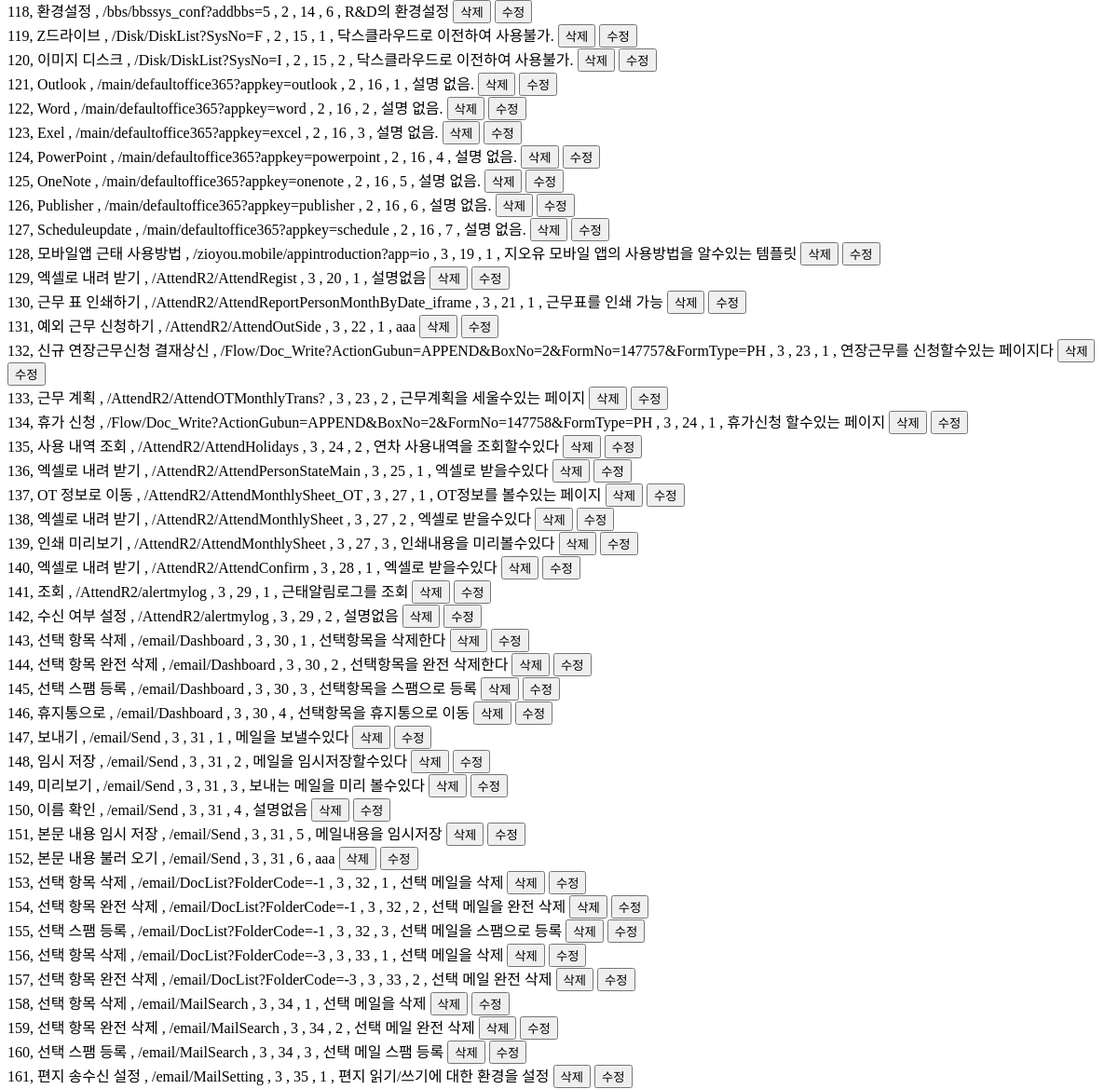
/admin (middle part), run on an earlier commit of the app's database.
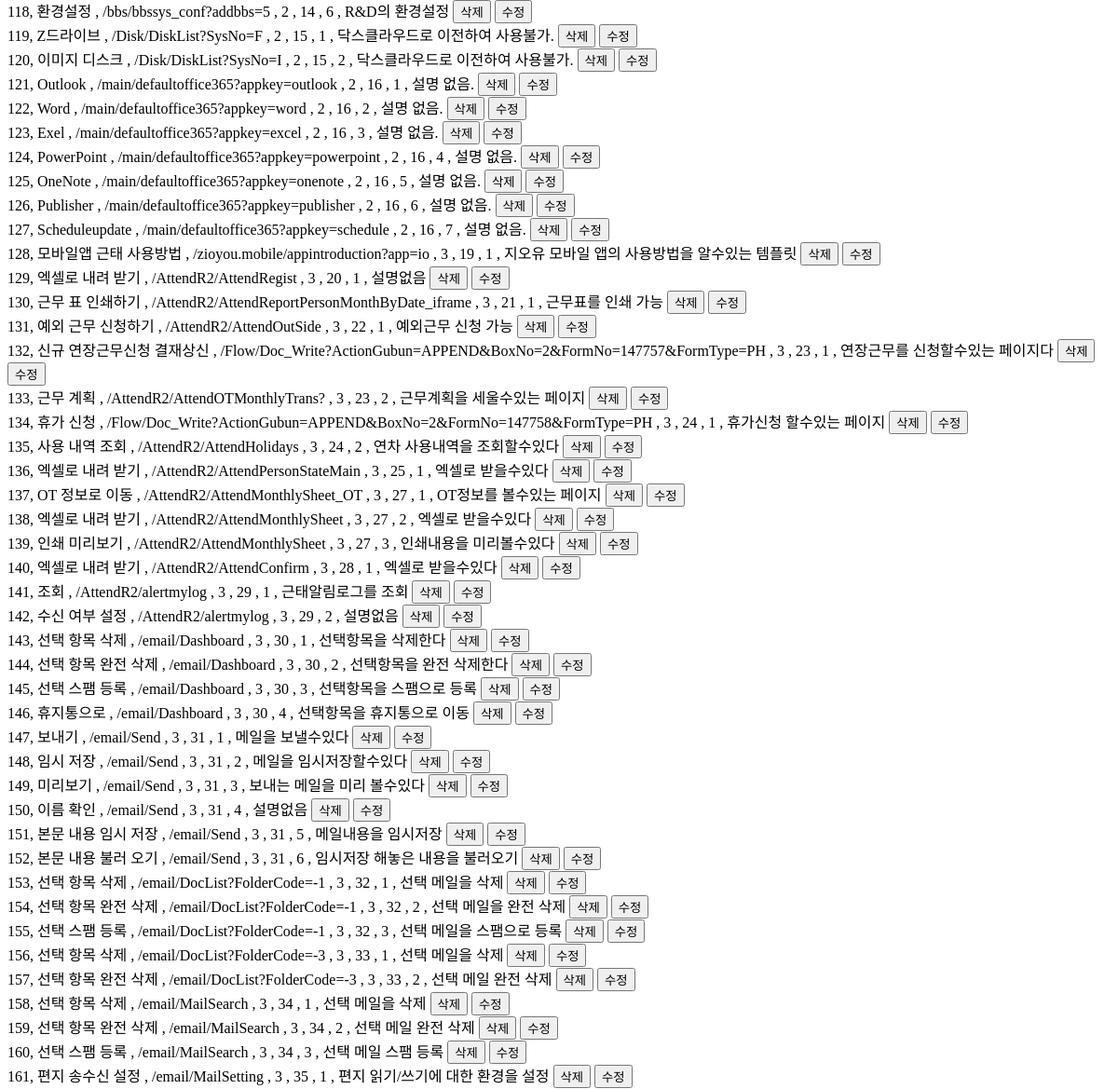
And on a later commit of the database.
### __init__.py (models this page shows, shortened)
class sitemap(db.Model):
    id = db.Column(db.Integer,primary_key = True,autoincrement=True)
    title = db.Column(db.String(255), nullable = False)
    url = db.Column(db.String(255), unique = True, nullable = True)
    depth = db.Column(db.Integer, nullable = False)
    pid = db.Column(db.Integer, nullable = False)
    sortseq = db.Column(db.Integer, unique = True, nullable = False)
    describe = db.Column(db.String(255), unique = True, nullable = True)

### __init__.py (the view)
@app.route("/admin")
def admin():
    all_data = sitemap.query.order_by(sitemap.id.desc()).all() # selelct * from sitmemap
    return render_template("index.html",sitemap = all_data)

### templates/index.html (shortened to what this page needs)
<!DOCTYPE html>
<html lang="en">
<head>
</head>
<body>
    {% for row in sitemap | sort(attribute='id')%}
        {{row.id}}, {{row.title}} , {{row.url}} , {{row.depth}} , {{row.pid}} , {{row.sortseq}} , {{row.describe}}
        <input type="button" value="삭제" onclick="fDel('{{row.id}}')">
        <input type="button" value="수정" onclick="fEdit('{{row.id}}', '{{row.title}}', '{{row.url}}', '{{row.depth}}', '{{row.pid}}','{{row.sortseq}}', '{{row.describe}}')">
        <br>
    {% endfor %}
</body>
</html>

What changed in the data, as far as the page shows it:
changed sitemap "예외 근무 신청하기": describe "aaa" → "예외근무 신청 가능"
changed sitemap "본문 내용 불러 오기": describe "aaa" → "임시저장 해놓은 내용을 불러오기"
